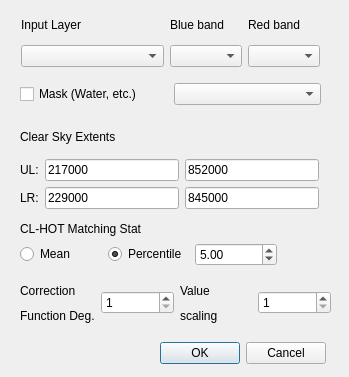
<?xml version="1.0" encoding="UTF-8"?>
<ui version="4.0">
 <class>DeHazeImage</class>
 <widget class="QDialog" name="DeHazeImage">
  <property name="windowModality">
   <enum>Qt::NonModal</enum>
  </property>
  <property name="geometry">
   <rect>
    <x>0</x>
    <y>0</y>
    <width>349</width>
    <height>377</height>
   </rect>
  </property>
  <property name="focusPolicy">
   <enum>Qt::NoFocus</enum>
  </property>
  <property name="windowTitle">
   <string>DeHazeImage</string>
  </property>
  <property name="modal">
   <bool>false</bool>
  </property>
  <widget class="QDialogButtonBox" name="buttonBox">
   <property name="geometry">
    <rect>
     <x>150</x>
     <y>340</y>
     <width>176</width>
     <height>27</height>
    </rect>
   </property>
   <property name="orientation">
    <enum>Qt::Horizontal</enum>
   </property>
   <property name="standardButtons">
    <set>QDialogButtonBox::Cancel|QDialogButtonBox::Ok</set>
   </property>
  </widget>
  <widget class="QWidget" name="layoutWidget">
   <property name="geometry">
    <rect>
     <x>20</x>
     <y>120</y>
     <width>299</width>
     <height>89</height>
    </rect>
   </property>
   <layout class="QVBoxLayout" name="verticalLayout_5">
    <item>
     <widget class="QLabel" name="labelExtents">
      <property name="text">
       <string>Clear Sky Extents</string>
      </property>
     </widget>
    </item>
    <item>
     <layout class="QHBoxLayout" name="horizontalLayout_2">
      <item>
       <layout class="QVBoxLayout" name="verticalLayout_4">
        <item>
         <widget class="QLabel" name="label">
          <property name="text">
           <string>UL:</string>
          </property>
         </widget>
        </item>
        <item>
         <widget class="QLabel" name="label_2">
          <property name="text">
           <string>LR:</string>
          </property>
         </widget>
        </item>
       </layout>
      </item>
      <item>
       <layout class="QGridLayout" name="gridLayout">
        <item row="0" column="0">
         <widget class="QLineEdit" name="lineEditMinX">
          <property name="text">
           <string>217000</string>
          </property>
         </widget>
        </item>
        <item row="1" column="1">
         <widget class="QLineEdit" name="lineEditMinY">
          <property name="text">
           <string>845000</string>
          </property>
         </widget>
        </item>
        <item row="1" column="0">
         <widget class="QLineEdit" name="lineEditMaxX">
          <property name="text">
           <string>229000</string>
          </property>
         </widget>
        </item>
        <item row="0" column="1">
         <widget class="QLineEdit" name="lineEditMaxY">
          <property name="text">
           <string>852000</string>
          </property>
         </widget>
        </item>
       </layout>
      </item>
     </layout>
    </item>
   </layout>
  </widget>
  <widget class="QWidget" name="layoutWidget">
   <property name="geometry">
    <rect>
     <x>21</x>
     <y>11</y>
     <width>299</width>
     <height>56</height>
    </rect>
   </property>
   <layout class="QHBoxLayout" name="horizontalLayout_3">
    <item>
     <layout class="QVBoxLayout" name="verticalLayout_3">
      <item>
       <widget class="QLabel" name="layerLabel">
        <property name="text">
         <string>Input Layer</string>
        </property>
       </widget>
      </item>
      <item>
       <widget class="QComboBox" name="layerComboBox"/>
      </item>
     </layout>
    </item>
    <item>
     <layout class="QHBoxLayout" name="horizontalLayout">
      <item>
       <layout class="QVBoxLayout" name="verticalLayout">
        <item>
         <widget class="QLabel" name="labelBlueBand">
          <property name="text">
           <string>Blue band</string>
          </property>
         </widget>
        </item>
        <item>
         <widget class="QComboBox" name="blueComboBox"/>
        </item>
       </layout>
      </item>
      <item>
       <layout class="QVBoxLayout" name="verticalLayout_2">
        <item>
         <widget class="QLabel" name="labelRedBand">
          <property name="text">
           <string>Red band</string>
          </property>
         </widget>
        </item>
        <item>
         <widget class="QComboBox" name="redComboBox"/>
        </item>
       </layout>
      </item>
     </layout>
    </item>
   </layout>
  </widget>
  <widget class="QLabel" name="label_5">
   <property name="geometry">
    <rect>
     <x>20</x>
     <y>220</y>
     <width>161</width>
     <height>17</height>
    </rect>
   </property>
   <property name="text">
    <string>CL-HOT Matching Stat</string>
   </property>
  </widget>
  <widget class="QWidget" name="layoutWidget">
   <property name="geometry">
    <rect>
     <x>20</x>
     <y>240</y>
     <width>257</width>
     <height>29</height>
    </rect>
   </property>
   <layout class="QHBoxLayout" name="horizontalLayout_5">
    <item>
     <widget class="QRadioButton" name="radioButtonMean">
      <property name="text">
       <string>Mean</string>
      </property>
     </widget>
    </item>
    <item>
     <widget class="QRadioButton" name="radioButtonPercentile">
      <property name="text">
       <string>Percentile</string>
      </property>
      <property name="checked">
       <bool>true</bool>
      </property>
     </widget>
    </item>
    <item>
     <widget class="QDoubleSpinBox" name="doubleSpinPerc">
      <property name="maximum">
       <double>100.000000000000000</double>
      </property>
      <property name="value">
       <double>5.000000000000000</double>
      </property>
     </widget>
    </item>
   </layout>
  </widget>
  <widget class="QWidget" name="layoutWidget">
   <property name="geometry">
    <rect>
     <x>20</x>
     <y>80</y>
     <width>301</width>
     <height>29</height>
    </rect>
   </property>
   <layout class="QHBoxLayout" name="horizontalLayout_6">
    <item>
     <widget class="QCheckBox" name="checkBoxMask">
      <property name="text">
       <string>Mask (Water, etc.)</string>
      </property>
     </widget>
    </item>
    <item>
     <widget class="QComboBox" name="comboBoxMask"/>
    </item>
   </layout>
  </widget>
  <widget class="QWidget" name="layoutWidget">
   <property name="geometry">
    <rect>
     <x>20</x>
     <y>281</y>
     <width>311</width>
     <height>44</height>
    </rect>
   </property>
   <layout class="QHBoxLayout" name="horizontalLayout_4">
    <item>
     <layout class="QVBoxLayout" name="verticalLayout_6">
      <item>
       <widget class="QLabel" name="label_3">
        <property name="text">
         <string>Correction</string>
        </property>
       </widget>
      </item>
      <item>
       <widget class="QLabel" name="label_6">
        <property name="text">
         <string>Function Deg.</string>
        </property>
       </widget>
      </item>
     </layout>
    </item>
    <item>
     <widget class="QSpinBox" name="spinBoxPolyDeg">
      <property name="whatsThis">
       <string>Degree of Correction Function. e.g. 1 -&gt; linear</string>
      </property>
      <property name="minimum">
       <number>1</number>
      </property>
      <property name="maximum">
       <number>30</number>
      </property>
     </widget>
    </item>
    <item>
     <layout class="QVBoxLayout" name="verticalLayout_7">
      <item>
       <widget class="QLabel" name="label_4">
        <property name="text">
         <string>Value </string>
        </property>
       </widget>
      </item>
      <item>
       <widget class="QLabel" name="label_7">
        <property name="text">
         <string>scaling</string>
        </property>
       </widget>
      </item>
     </layout>
    </item>
    <item>
     <widget class="QSpinBox" name="spinBoxScaling">
      <property name="whatsThis">
       <string>Degree of Correction Function. e.g. 1 -&gt; linear</string>
      </property>
      <property name="minimum">
       <number>1</number>
      </property>
      <property name="maximum">
       <number>100000</number>
      </property>
     </widget>
    </item>
   </layout>
  </widget>
 </widget>
 <resources/>
 <connections>
  <connection>
   <sender>buttonBox</sender>
   <signal>accepted()</signal>
   <receiver>DeHazeImage</receiver>
   <slot>accept()</slot>
   <hints>
    <hint type="sourcelabel">
     <x>248</x>
     <y>254</y>
    </hint>
    <hint type="destinationlabel">
     <x>157</x>
     <y>274</y>
    </hint>
   </hints>
  </connection>
  <connection>
   <sender>buttonBox</sender>
   <signal>rejected()</signal>
   <receiver>DeHazeImage</receiver>
   <slot>reject()</slot>
   <hints>
    <hint type="sourcelabel">
     <x>316</x>
     <y>260</y>
    </hint>
    <hint type="destinationlabel">
     <x>286</x>
     <y>274</y>
    </hint>
   </hints>
  </connection>
 </connections>
</ui>
